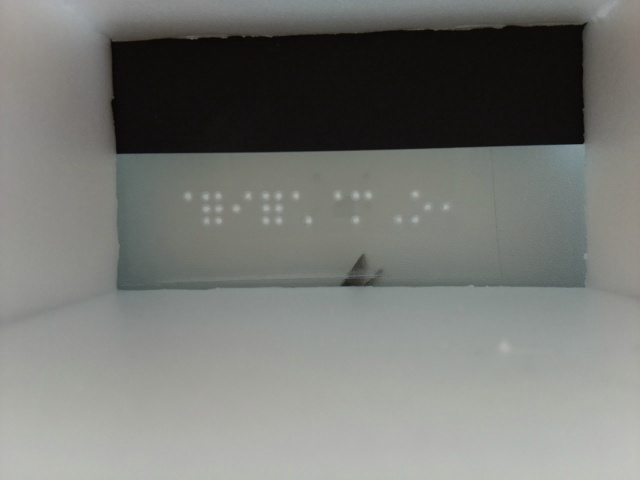
#> input picture vid_process_src/captured_img3/test_cap_img24.jpg, 640 x 480 px, found by its file name
$ python final_braille_recognition_contour_center.py
#> lines starting #> are read from the running program, lines starting #| are printed output that depends on the picture; after the words box and inside, x2 and y2 are one past the last pixel; in counts of white or black regions, pixels touching at a corner belong together
import cv2
import numpy as np

src = cv2.imread('/Users/tsshin/Desktop/HandS_Braille/vid_process_src/captured_img3/test_cap_img24.jpg', cv2.IMREAD_COLOR)
#> src is the input picture: shape (480, 640, 3); mean B, G, R 116.3, 120.2, 118.5
src_gray = cv2.cvtColor(src, cv2.COLOR_BGR2GRAY)

if src is None:
    raise ValueError("Failed to load image from {}".format(src))

x, y, width, height = 120, 160, 460, 90
cropped_gray_image = src_gray[y:y+height, x:x+width]
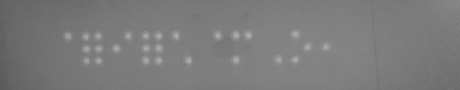
#> cropped_gray_image: shape (90, 460); min 89, max 173, mean 123.1
cropped_image = src[y:y+height, x:x+width]

background = cv2.medianBlur(cropped_gray_image, 27)
foreground = cv2.absdiff(cropped_gray_image, background)
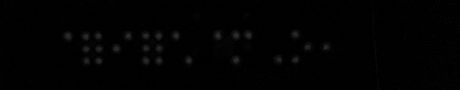
#> foreground: shape (90, 460); min 0, max 48, mean 1.8

img_crop_bilateral = cv2.bilateralFilter(foreground, 3, 15, 15)
img_gaussian = cv2.GaussianBlur(img_crop_bilateral, (3, 3), 0)

_, img_binary = cv2.threshold(img_gaussian, 0, 255, cv2.THRESH_OTSU)
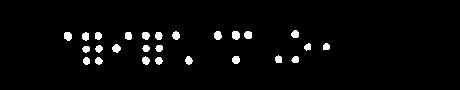
#> img_binary: shape (90, 460); 3.1% white; 26 white regions, largest, box (x1, y1, x2, y2) and area: (232, 31, 240, 40) 61, (64, 32, 72, 41) 60, (214, 31, 222, 40) 58

window = cv2.getStructuringElement(cv2.MORPH_ELLIPSE,(5,5))
morph2 = cv2.morphologyEx(img_binary, cv2.MORPH_OPEN, window, iterations=1)
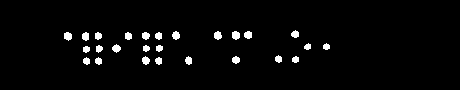
#> morph2: shape (90, 460); 2.9% white; 26 white regions

contours, hierarchy = cv2.findContours(morph2, cv2.RETR_EXTERNAL, cv2.CHAIN_APPROX_SIMPLE)
#> contours = 26 contours; largest, box (x1, y1, x2, y2) and area: (232, 31, 240, 40) 46, (64, 32, 72, 41) 44, (112, 44, 121, 53) 42, (214, 31, 222, 40) 42, (172, 31, 180, 40) 41

centroids = []

# 모든 컨투어에 대해 반복합니다.
for contour in contours:
    # 컨투어의 모멘트를 계산합니다.
    M = cv2.moments(contour)

    # 중심값을 계산합니다.
    if M['m00'] == 0:
        M['m00'] += 1
        continue

    cx = int(M['m10'] / M['m00'])
    cy = int(M['m01'] / M['m00'])

    # 중심값을 리스트에 추가합니다.
    centroids.append((cx, cy))
    print((cx,cy))
    # 이미지에 중심을 그립니다.
    cv2.circle(cropped_image, (cx, cy), 3, (0, 255, 0), -1)
#> this loop made 26 passes
#> (cx, cy) on passes 1 to 12: (158, 60), (98, 60), (86, 60), (295, 59), (235, 59), (188, 60), (145, 60), (278, 58), (85, 48), (158, 47), (145, 48), (98, 48)
#| (158, 60)
#| (98, 60)
#| (86, 60)
#| (295, 59)
#| (235, 59)
#| (188, 60)
#| (145, 60)
#| (278, 58)
#> (further printed lines are left out)
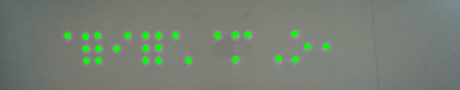
#> cropped_image: shape (90, 460, 3); mean B, G, R 115.5, 126.8, 118.1
#> after the loop, centroids = 26 pairs, first value 67 to 326, second value 33 to 60
# print(centroids)

cv2.imshow('center',cropped_image)

cv2.waitKey()
cv2.destroyAllWindows()

$ run again, with vid_process_src/captured_img3/test_cap_img15.jpg copied over vid_process_src/captured_img3/test_cap_img24.jpg
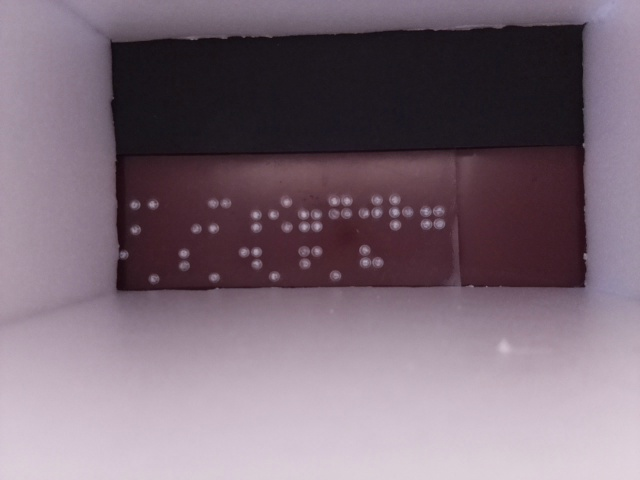
#> input picture vid_process_src/captured_img3/test_cap_img15.jpg, 640 x 480 px, found by its file name
#> src is the input picture: shape (480, 640, 3); mean B, G, R 119.3, 107.2, 124
#> `_, img_binary = cv2.threshold(img_gaussian, 0, 255, cv2.THRESH_OTSU)`:
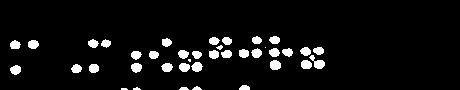
#> img_binary: shape (90, 460); 6% white; 39 white regions (4 under 20 px), largest, box (x1, y1, x2, y2) and area: (309, 55, 325, 69) 106, (270, 60, 281, 70) 92, (131, 63, 142, 73) 85
#> morph2: shape (90, 460); 5.6% white; 35 white regions (1 under 20 px)
#> contours = 35 contours, 3 with area under 20; largest, box (x1, y1, x2, y2) and area: (270, 60, 281, 70) 76, (131, 63, 142, 73) 69, (10, 65, 21, 75) 68, (192, 62, 202, 72) 66, (314, 60, 325, 69) 66
#> the loop `for contour in contours:` made 35 passes
#> (cx, cy) on passes 1 to 8: (183, 88), (136, 88), (196, 87), (244, 87), (15, 69), (93, 68), (76, 68), (183, 66)
#> (printed output is left out)
#> after the loop `for contour in contours:`:
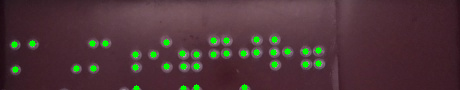
#> cropped_image: shape (90, 460, 3); mean B, G, R 57.4, 54.1, 78.4
#> after the loop `for contour in contours:`: centroids = 35 pairs, first value 14 to 318, second value 39 to 88
